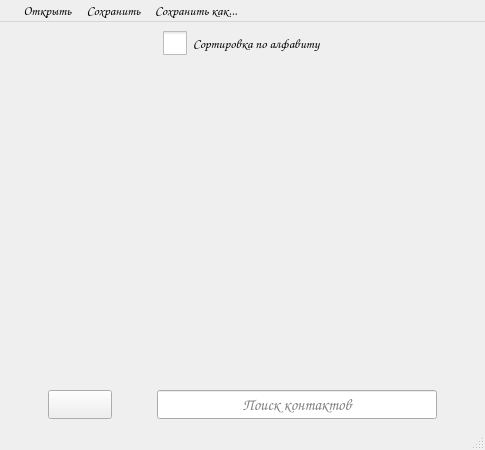
<?xml version="1.0" encoding="UTF-8"?>
<ui version="4.0">
 <class>MainWindow</class>
 <widget class="QMainWindow" name="MainWindow">
  <property name="enabled">
   <bool>true</bool>
  </property>
  <property name="geometry">
   <rect>
    <x>0</x>
    <y>0</y>
    <width>485</width>
    <height>450</height>
   </rect>
  </property>
  <property name="font">
   <font>
    <family>Comic Sans MS</family>
    <pointsize>10</pointsize>
   </font>
  </property>
  <property name="windowTitle">
   <string>MainWindow</string>
  </property>
  <property name="styleSheet">
   <string notr="true"/>
  </property>
  <property name="toolButtonStyle">
   <enum>Qt::ToolButtonIconOnly</enum>
  </property>
  <widget class="QWidget" name="centralwidget">
   <layout class="QVBoxLayout" name="verticalLayout_2">
    <item>
     <layout class="QHBoxLayout" name="horizontalLayout">
      <item>
       <spacer name="horizontalSpacer_2">
        <property name="orientation">
         <enum>Qt::Horizontal</enum>
        </property>
        <property name="sizeHint" stdset="0">
         <size>
          <width>40</width>
          <height>20</height>
         </size>
        </property>
       </spacer>
      </item>
      <item>
       <widget class="QCheckBox" name="checkBox">
        <property name="font">
         <font>
          <family>Comic Sans MS</family>
          <pointsize>10</pointsize>
         </font>
        </property>
        <property name="mouseTracking">
         <bool>true</bool>
        </property>
        <property name="layoutDirection">
         <enum>Qt::LeftToRight</enum>
        </property>
        <property name="styleSheet">
         <string notr="true">QCheckBox::indicator {
 width: 24px;
 height: 24px;
 }
QCheckBox::indicator:unchecked { image: url(:/images/down.png); }
QCheckBox::indicator:checked { image: url(:/images/up.png); }</string>
        </property>
        <property name="text">
         <string>Сортировка по алфавиту</string>
        </property>
        <property name="checkable">
         <bool>true</bool>
        </property>
       </widget>
      </item>
      <item>
       <spacer name="horizontalSpacer">
        <property name="orientation">
         <enum>Qt::Horizontal</enum>
        </property>
        <property name="sizeHint" stdset="0">
         <size>
          <width>40</width>
          <height>20</height>
         </size>
        </property>
       </spacer>
      </item>
     </layout>
    </item>
    <item>
     <widget class="QScrollArea" name="scrollArea">
      <property name="frameShape">
       <enum>QFrame::NoFrame</enum>
      </property>
      <property name="lineWidth">
       <number>0</number>
      </property>
      <property name="widgetResizable">
       <bool>true</bool>
      </property>
      <widget class="QWidget" name="scrollAreaWidgetContents">
       <property name="geometry">
        <rect>
         <x>0</x>
         <y>0</y>
         <width>467</width>
         <height>311</height>
        </rect>
       </property>
       <widget class="QWidget" name="verticalLayoutWidget">
        <property name="geometry">
         <rect>
          <x>-1</x>
          <y>-1</y>
          <width>471</width>
          <height>321</height>
         </rect>
        </property>
        <layout class="QVBoxLayout" name="verticalLayout"/>
       </widget>
      </widget>
     </widget>
    </item>
    <item>
     <layout class="QHBoxLayout" name="horizontalLayout_2">
      <item>
       <widget class="QPushButton" name="addButton">
        <property name="sizePolicy">
         <sizepolicy hsizetype="Fixed" vsizetype="Fixed">
          <horstretch>0</horstretch>
          <verstretch>0</verstretch>
         </sizepolicy>
        </property>
        <property name="maximumSize">
         <size>
          <width>64</width>
          <height>35</height>
         </size>
        </property>
        <property name="autoFillBackground">
         <bool>false</bool>
        </property>
        <property name="styleSheet">
         <string notr="true">font: 14pt &quot;Comic Sans MS&quot;;
image: url(:/images/plus.png);</string>
        </property>
       </widget>
      </item>
      <item>
       <widget class="QLineEdit" name="lineEdit">
        <property name="sizePolicy">
         <sizepolicy hsizetype="Fixed" vsizetype="Fixed">
          <horstretch>0</horstretch>
          <verstretch>0</verstretch>
         </sizepolicy>
        </property>
        <property name="minimumSize">
         <size>
          <width>280</width>
          <height>0</height>
         </size>
        </property>
        <property name="font">
         <font>
          <family>Comic Sans MS</family>
          <pointsize>12</pointsize>
         </font>
        </property>
        <property name="text">
         <string/>
        </property>
        <property name="alignment">
         <set>Qt::AlignCenter</set>
        </property>
        <property name="placeholderText">
         <string>Поиск контактов</string>
        </property>
       </widget>
      </item>
     </layout>
    </item>
   </layout>
  </widget>
  <widget class="QMenuBar" name="menubar">
   <property name="geometry">
    <rect>
     <x>0</x>
     <y>0</y>
     <width>485</width>
     <height>24</height>
    </rect>
   </property>
   <property name="font">
    <font>
     <family>Comic Sans MS</family>
     <pointsize>10</pointsize>
    </font>
   </property>
   <widget class="QMenu" name="menu">
    <property name="enabled">
     <bool>false</bool>
    </property>
    <property name="title">
     <string/>
    </property>
   </widget>
   <widget class="QMenu" name="menu_3">
    <property name="title">
     <string>Открыть</string>
    </property>
   </widget>
   <widget class="QMenu" name="menu_4">
    <property name="title">
     <string>Сохранить</string>
    </property>
   </widget>
   <widget class="QMenu" name="menu_5">
    <property name="title">
     <string>Сохранить как...</string>
    </property>
   </widget>
   <addaction name="menu"/>
   <addaction name="menu_3"/>
   <addaction name="menu_4"/>
   <addaction name="menu_5"/>
  </widget>
  <widget class="QStatusBar" name="statusBar">
   <property name="autoFillBackground">
    <bool>false</bool>
   </property>
   <property name="styleSheet">
    <string notr="true"/>
   </property>
  </widget>
 </widget>
 <resources/>
 <connections/>
</ui>
